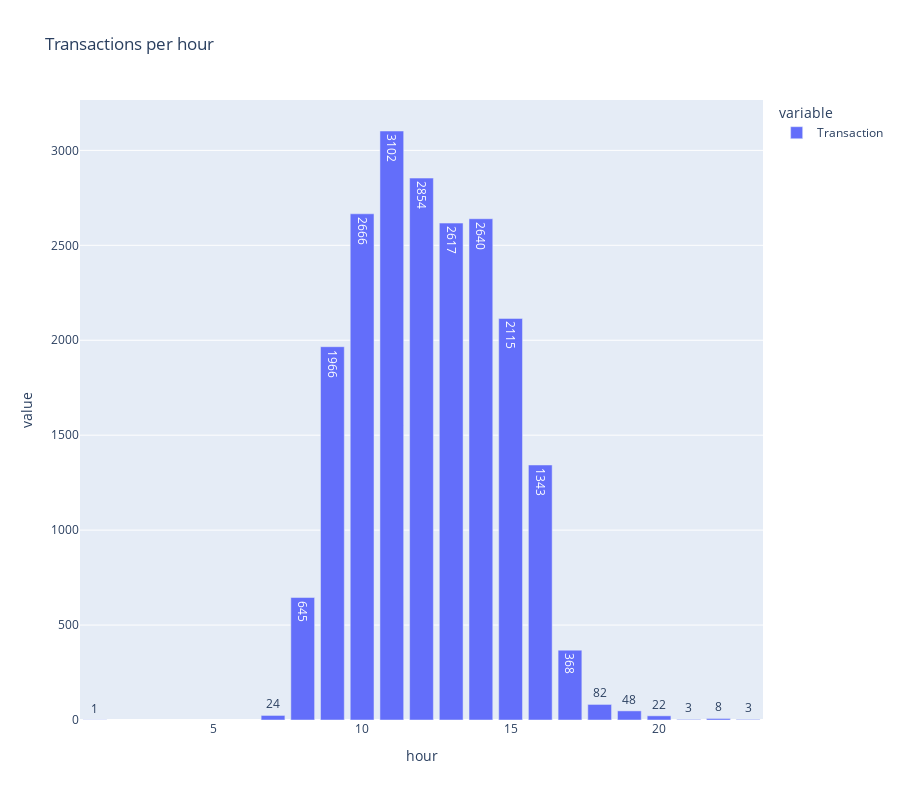

This figure's notebook cell:
### Code cell
fig = px.bar(
    data_frame=each_hour,
    title="Transactions per hour",
    text_auto=True,
    height=800,
)
fig.show()

### Figure 1 — Plotly figure (JSON) as saved in the notebook; plotly's stock layout.template omitted (floating-point values rounded to 4 significant figures)
{"data": [{"alignmentgroup": "True", "hovertemplate": "variable=Transaction<br>hour=%{x}<br>value=%{y}<extra></extra>", "legendgroup": "Transaction", "marker": {"color": "#636efa", "pattern": {"shape": ""}}, "name": "Transaction", "offsetgroup": "Transaction", "orientation": "v", "showlegend": true, "textposition": "auto", "texttemplate": "%{y}", "type": "bar", "x": [1, 7, 8, 9, 10, 11, 12, 13, 14, 15, 16, 17, 18, 19, 20, 21, 22, 23], "xaxis": "x", "y": [1, 24, 645, 1966, 2666, 3102, 2854, 2617, 2640, 2115, 1343, 368, 82, 48, 22, 3, 8, 3], "yaxis": "y"}], "layout": {"barmode": "relative", "height": 800, "legend": {"title": {"text": "variable"}, "tracegroupgap": 0}, "title": {"text": "Transactions per hour"}, "xaxis": {"anchor": "y", "domain": [0, 1], "title": {"text": "hour"}}, "yaxis": {"anchor": "x", "domain": [0, 1], "title": {"text": "value"}}}}
